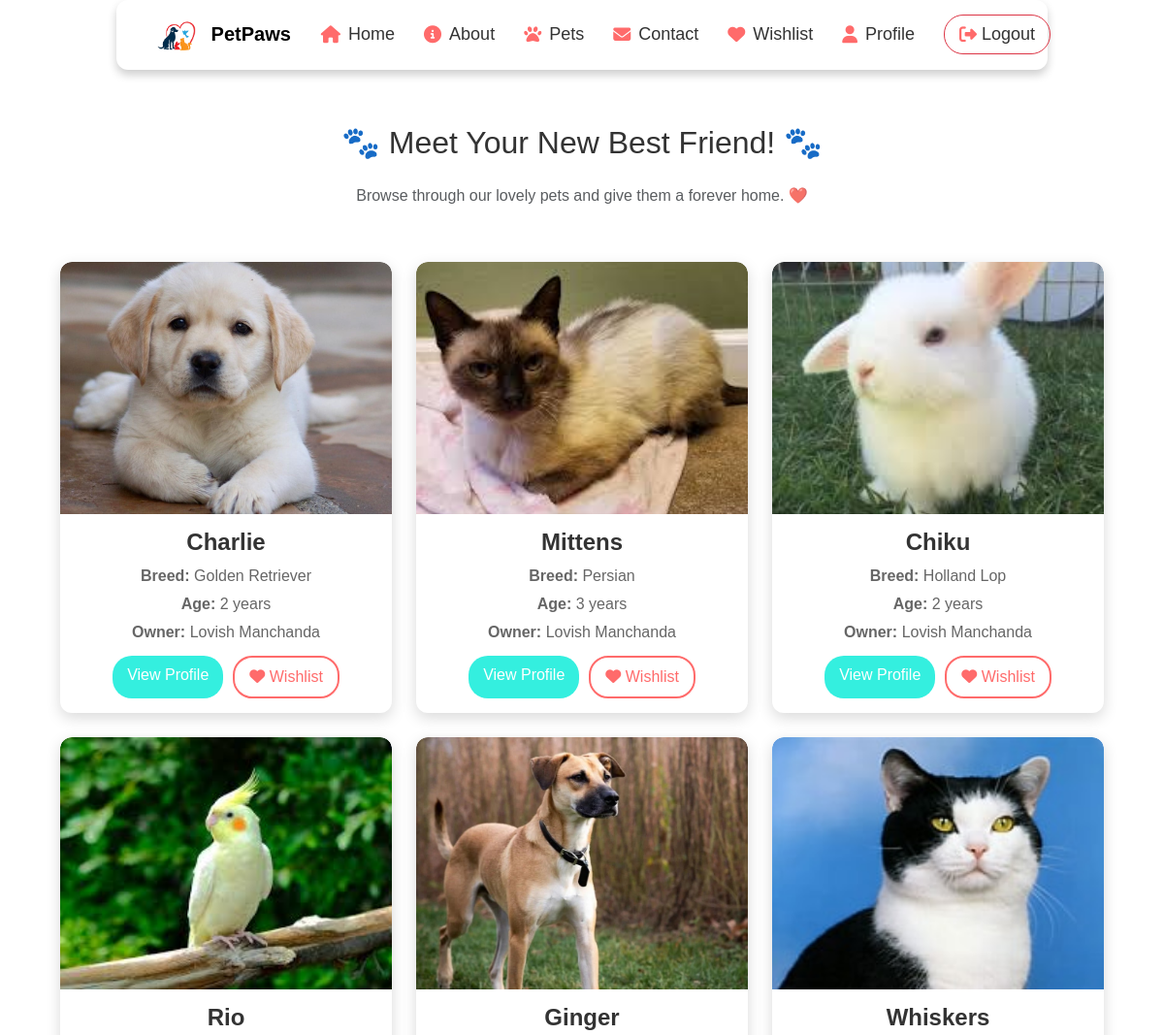
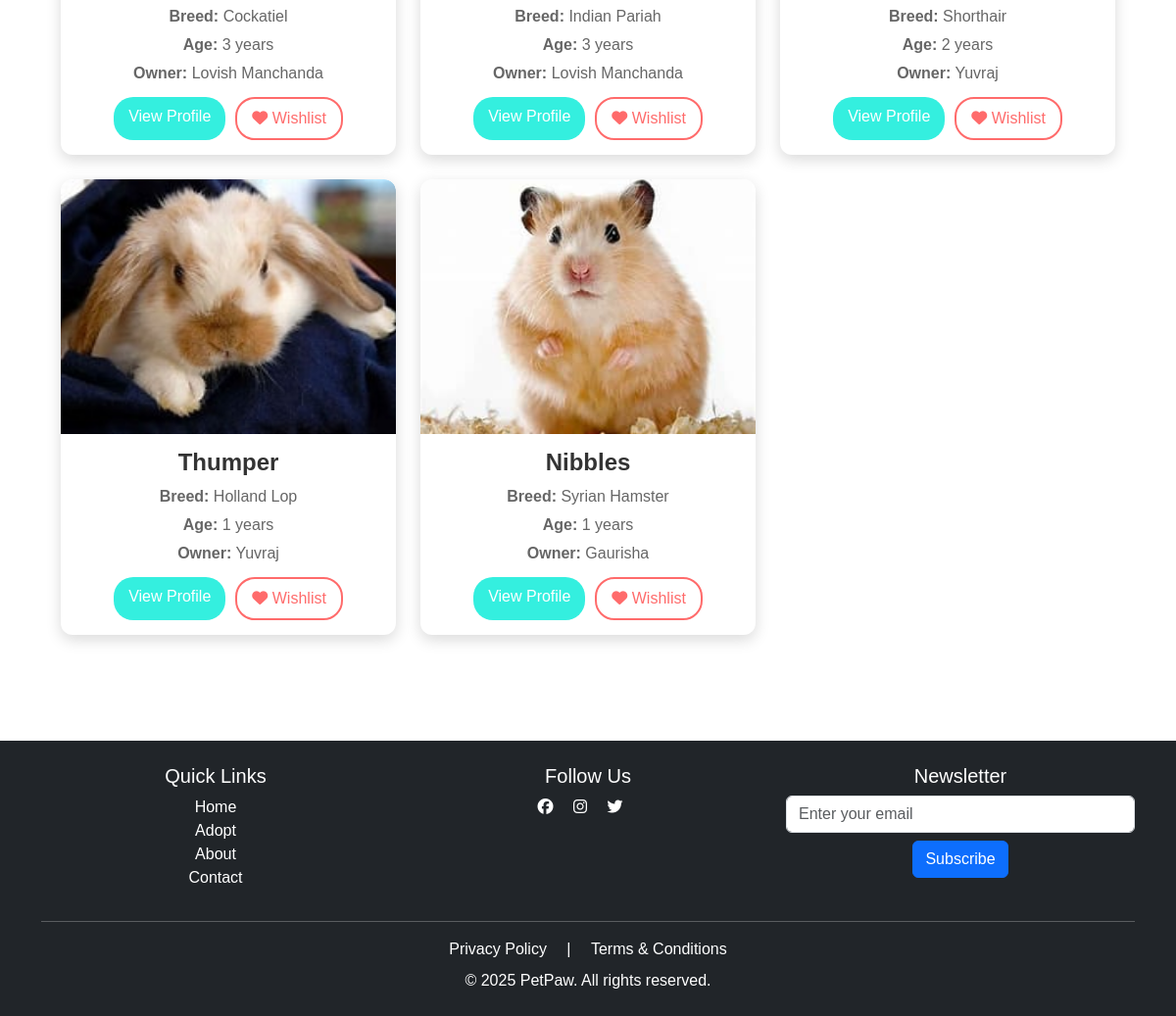
Page /pets (signed in) on the committed database (2 pictures, top to bottom).
### app.py (models this page shows, shortened)
class Pet(db.Model):
    id = db.Column(db.Integer, primary_key=True)
    name = db.Column(db.String(100), nullable=False)
    breed = db.Column(db.String(100), nullable=False)
    age = db.Column(db.Integer, nullable=False)
    description = db.Column(db.Text, nullable=True)
    image_filename = db.Column(db.String(255), nullable=True, default="default_pet.jpg")  # Default image if none uploaded
    status = db.Column(db.String(50), default="Available")  # Available, Adopted, etc.
    owner_id = db.Column(db.Integer, db.ForeignKey("user.id"), nullable=False)  # Link to User table
    medical_issues = db.Column(db.String(255), nullable=True)  # Any medical issues (Yes/No + Description)
    pet_type = db.Column(db.String(50), nullable=False)  # Dropdown (Dog, Cat, Bird, Horse, Other)
    other_pet_type = db.Column(db.String(100), nullable=True)  # If "Other" is selected
    address = db.Column(db.String(255), nullable=False)  # Pet's location
    owner = db.relationship("User", backref="pets")

class User(db.Model, UserMixin):
    __tablename__ = "user"
    id = db.Column(db.Integer, primary_key=True)
    name = db.Column(db.String(150), nullable=False)
    email = db.Column(db.String(150), unique=True, nullable=False)
    password_hash = db.Column(db.String(256), nullable=False)
    mobile = db.Column(db.String(15), nullable=False)
    role = db.Column(db.String(50), nullable=False, default='user')
    wishlist_pets = db.relationship('Pet', secondary=wishlist, backref='wishlist_users')

### app.py (the view)
@app.route("/pets")
def pets():
    all_pets = Pet.query.all()
    return render_template("pets.html", pets=all_pets)

### app.py (called while the page is built)
@login_manager.user_loader
def load_user(user_id):
    return User.query.get(int(user_id))

### templates/pets.html
{% extends "base.html" %}
{% block content %}
<link rel="stylesheet" href="{{ url_for('static', filename='petstyles.css') }}">
<div class="container my-5">
    <h2 class="text-center mb-4">🐾 Meet Your New Best Friend! 🐾</h2>
    <p class="text-center text-muted">Browse through our lovely pets and give them a forever home. ❤️</p>
    <div class="pets-container">
        {% for pet in pets %}
        <div class="pet-card">
            <img src="{{ url_for('static', filename='images/' + pet.image_filename) }}" alt="{{ pet.name }}">
            <div class="card-body">
                <h5 class="pet-name">{{ pet.name }}</h5>
                <p><strong>Breed:</strong> {{ pet.breed }}</p>
                <p><strong>Age:</strong> {{ pet.age }} years</p>
                <p><strong>Owner:</strong> {{ pet.owner.name }}</p>
                <div class="button-group">
                    <a href="{{ url_for('pet_profile', id=pet.id) }}" class="btn btn-primary">View Profile</a>
                    <a href="{{ url_for('add_to_wishlist', pet_id=pet.id) }}" class="btn btn-outline-danger">
                        <i class="fas fa-heart"></i> Wishlist
                    </a>
                </div>
            </div>
        </div>
        {% endfor %}
    </div>
</div>
{% endblock %}

### static/styles.css (style rules this page uses)
body { font-family: 'Poppins', sans-serif; background-color: #f8f9fa; color: #333; transition: background-color 0.3s ease-in-out; }
* { margin: 0; padding: 0; box-sizing: border-box; font-family: 'Poppins', sans-serif; }
body { margin: 0; padding: 0; background: #ffffff; position: relative; min-height: 100vh; }

### static/petstyles.css (style rules this page uses)
.pets-container { display: grid; grid-template-columns: repeat(auto-fit, minmax(280px, 1fr)); gap: 25px; padding: 40px 20px; justify-content: center; }
.pet-card { background: #ffffff; border-radius: 12px; overflow: hidden; box-shadow: 0 5px 15px rgba(0, 0, 0, 0.15); transition: transform 0.3s ease-in-out, box-shadow 0.3s ease-in-out; position: relative; }
.pet-card img { width: 100%; height: 260px; object-fit: cover; border-radius: 12px 12px 0 0; }
.pet-card .card-body { padding: 15px; text-align: center; }
.pet-card h5 { font-size: 1.5rem; font-weight: bold; color: #333; margin-bottom: 8px; }
.pet-card p { font-size: 1rem; color: #666; margin: 5px 0; }
.button-group { margin-top: 12px; display: flex; justify-content: center; gap: 10px; }
.pet-card .btn-primary { background-color: #34efdf; border: none; padding: 8px 15px; font-size: 1rem; border-radius: 20px; transition: all 0.3s ease-in-out; }
.pet-card .btn-outline-danger { border: 2px solid #ff6b6b; color: #ff6b6b; background: transparent; padding: 8px 15px; border-radius: 20px; font-size: 1rem; transition: all 0.3s ease-in-out; }

### templates/base.html (style rules this page uses)
body { padding-top: 80px; }
html, body { height: 100%; margin: 0; display: flex; flex-direction: column; }

### rows in the picture
Pet: image_filename (picture), name "Charlie", breed "Golden Retriever", age "2", owner.name "Lovish Manchanda"
Pet: image_filename (picture), name "Mittens", breed "Persian", age "3", owner.name "Lovish Manchanda"
Pet: image_filename (picture), name "Chiku", breed "Holland Lop", age "2", owner.name "Lovish Manchanda"
Pet: image_filename (picture), name "Rio", breed "Cockatiel", age "3", owner.name "Lovish Manchanda"
Pet: image_filename (picture), name "Ginger", breed "Indian Pariah", age "3", owner.name "Lovish Manchanda"
Pet: image_filename (picture), name "Whiskers", breed "Shorthair", age "2", owner.name "Yuvraj"
Pet: image_filename (picture), name "Thumper", breed "Holland Lop", age "1", owner.name "Yuvraj"
Pet: image_filename (picture), name "Nibbles", breed "Syrian Hamster", age "1", owner.name "Gaurisha"
